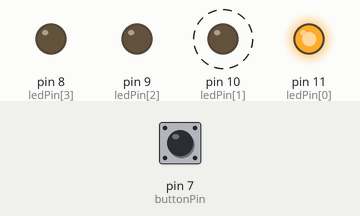
Bench run of a sketch on a simulated Arduino Uno, built with avr-gcc and run on an emulated ATmega328P. Parts: output pins drawn as LEDs (lit = HIGH). Dashed ring = blinking. Inputs (shaded band) come from the test bench; at power-on: pin 7 (buttonPin) HIGH.

Above: at 0.1 s.
1.3 s: pin 7 (buttonPin) pulled LOW for 0.2 s
At 3.5 s:
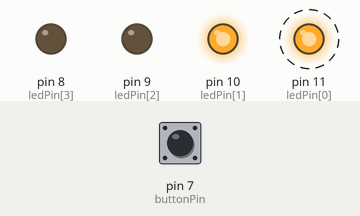
4.5 s: pin 7 (buttonPin) pulled LOW for 1 s
7.9 s: pin 7 (buttonPin) pulled LOW for 0.2 s
At 8.6 s:
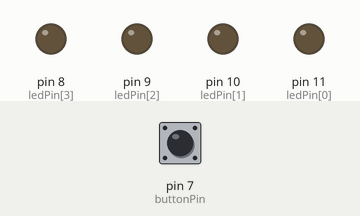
11.1 s: pin 7 (buttonPin) pulled LOW for 3.2 s
At 15.4 s:
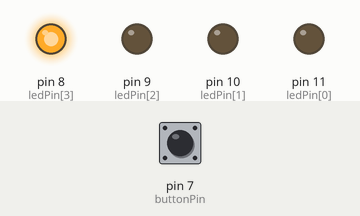
15.8 s: pin 7 (buttonPin) pulled LOW for 0.2 s
Timing chart, 0 to 26.0 s (numbered marks = the images above; inputs shaded):
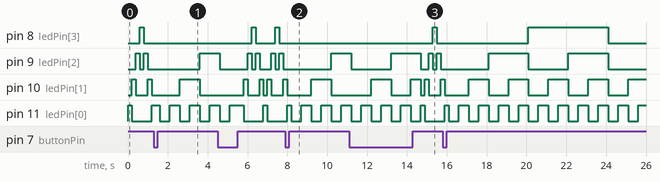

The sketch:

Exp1.ino
```cpp
//Zekiye Dogan - 2017510025

boolean on=true;//to control button status
int buttonPin = 7;//declare button pin
int ledPin[] = {11,10,9,8};//declare led pins
int buttonState = 0;//initial button status
int oldButtonState;//to control button changes
int checkPoint;////to control button changes
int TIME_LED_COUNTER = 500;
int TIME_LED_SLIDER = 200;

void setup()
{
  for (int i =0;i<4;i++)
  {
    pinMode(ledPin[i], OUTPUT);
  }
  pinMode(buttonPin, INPUT);
}

void loop()
{
  ledOff();//to star over the operations
  buttonState = digitalRead(buttonPin);//current button status

  //switch the operation when button pressed and not the same with old button status
  //to prevent switching the operations while button still pressed
  if (oldButtonState != buttonState && buttonState == 1) {
    if(on==true){//change button status if it pressed
      on=false;
    }
    else{
      on=true;
    }
  }
  oldButtonState = buttonState;
  if (on==true){//default mode is binary counter
    counter();
  }
  else {
    pattern();
  }
}

void counter()//to show binary counting 0 to 15
{
  for (byte counter =0;counter<=15; counter++)
  {
    binaryCounter(counter);
    delay(TIME_LED_COUNTER);

    //to check if button is pressed, if it is then stop the process
    //if current button status is not the same with old, then means button pressed
    checkPoint = digitalRead(buttonPin);
    if (buttonState != checkPoint)
      break;
  }
}

//to turn on the appropriate led according to the value, others low
void binaryCounter(byte led)
{
  for (int i =0;i<4;i++)
  {
    if (bitRead(led, i)==1)//if values are match led will be on
    {
      digitalWrite(ledPin[i], HIGH);
    }
    else
    {
      digitalWrite(ledPin[i], LOW);
    }

  }
}

void pattern()//to show sliding led pattern
{
  for(int i=0; i<4; i++) {//to turn on the leds left to right
    digitalWrite(ledPin[i],HIGH);
    delay(TIME_LED_SLIDER);
    digitalWrite(ledPin[i],LOW);

    //to check if button is pressed, if it is then stop the process
    //if current button status is not the same with old, then means button pressed
    checkPoint = digitalRead(buttonPin);
    if (buttonState != checkPoint)
      break;
  }

  //if the button pressed while leds are on left to right
  //then it can not continue right to left
  if  (buttonState == checkPoint){
    for(int i=2; i>0; i--) {//to turn on the leds right to left
      digitalWrite(ledPin[i],HIGH);
      delay(TIME_LED_SLIDER);
      digitalWrite(ledPin[i],LOW);

      checkPoint = digitalRead(buttonPin);
      if (buttonState != checkPoint)
        break;
    }
  }
}

//to reset leds for the next operations
void ledOff() {
  for (int i = 0; i < 4; i++) {
    digitalWrite(ledPin[i], LOW);
  }
}
```

Measured:
- after the input at 1.3 s, pin 8 (ledPin[3]): stops changing and stays LOW
- after the input at 7.9 s, pin 8 (ledPin[3]): stops changing and stays LOW
- after the input at 11.1 s, pin 8 (ledPin[3]): LOW → HIGH after 4.2 s instead of 1.1 s
- by itself, pin 9 (ledPin[2]): alternates HIGH for 2.0 s and LOW for 2.0 s
- by itself, pin 10 (ledPin[1]): repeats every 2.0 s: HIGH 1.0 s, LOW 1.0 s
- by itself, pin 11 (ledPin[0]): repeats every 1.0 s: LOW 0.50 s, HIGH 0.50 s
